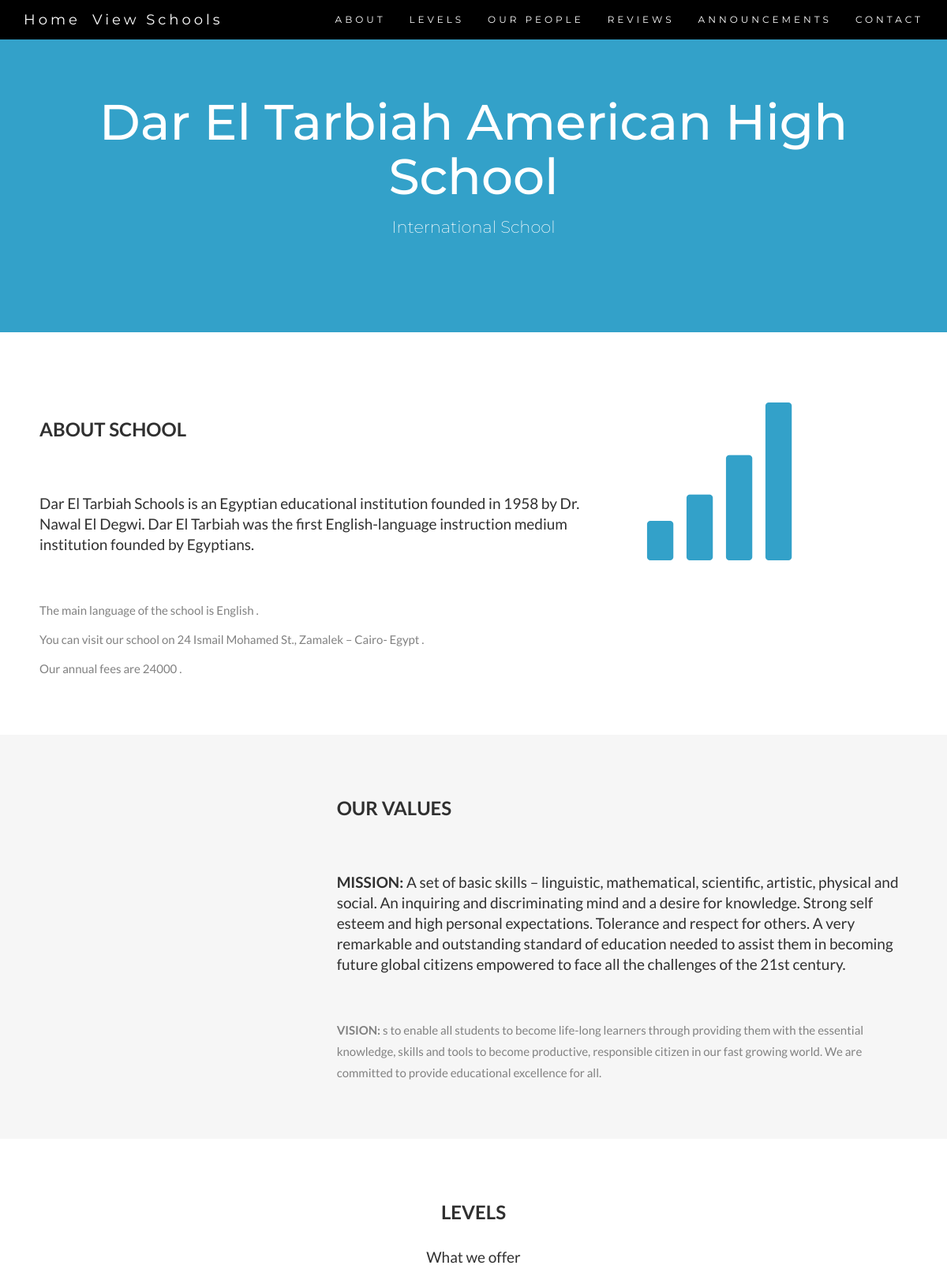
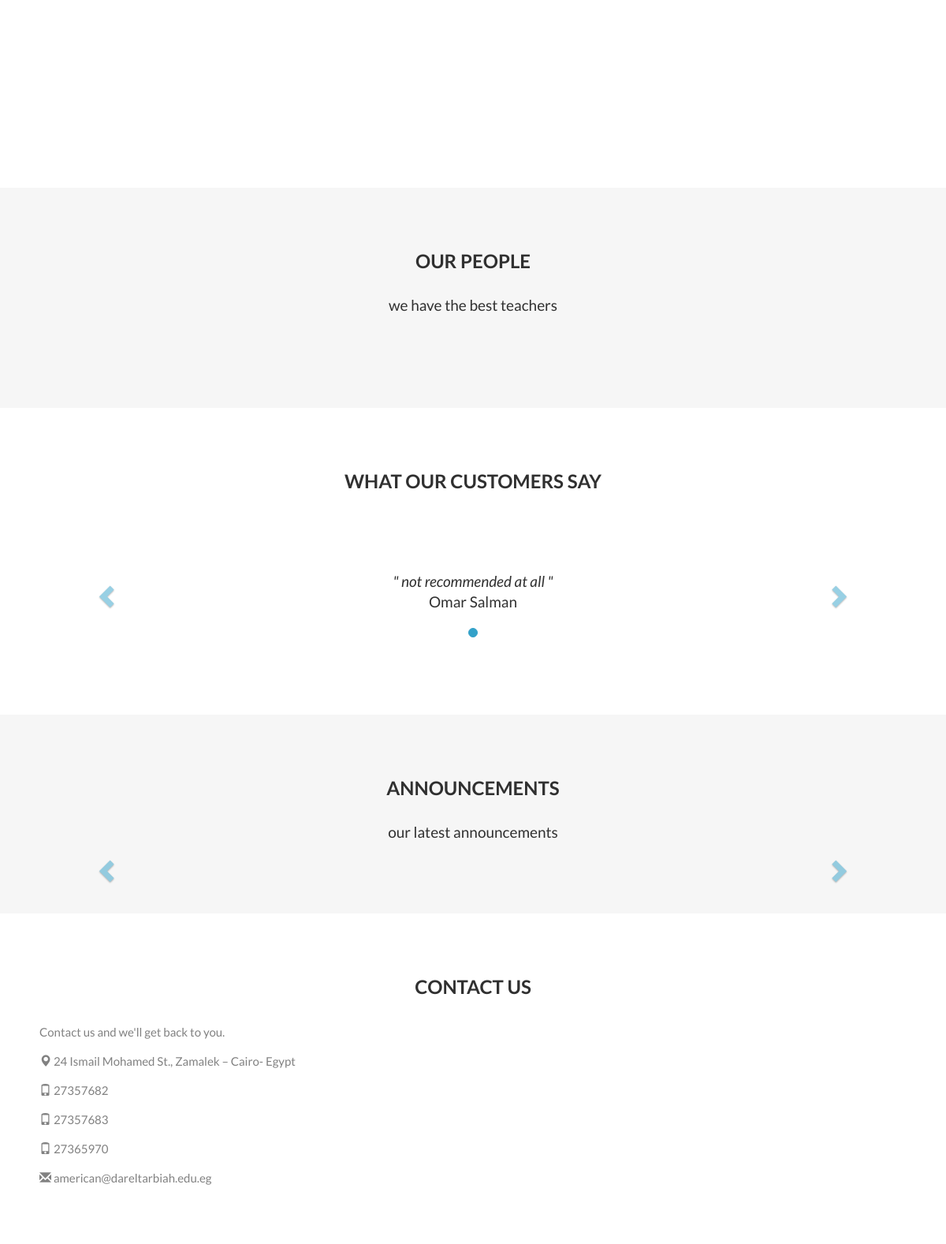
Page /website/school-info.php?id=7 on the committed database (2 pictures, top to bottom).
### tables this page shows
CREATE TABLE Schools (
	id INT PRIMARY KEY AUTO_INCREMENT, 
	name VARCHAR(200),
	address VARCHAR(200),  
	mission VARCHAR(500), 
	vision VARCHAR(500), 
	language VARCHAR(20), 
	general_info VARCHAR(2000), 
	fees INT, 
	type VARCHAR(20), 
	CHECK (type = 'national' OR type = 'National' OR type = 'international' OR type = 'International'),  
	email VARCHAR(50) UNIQUE 
);

CREATE TABLE Parent_Review_School (
	PRIMARY KEY (school_id, parent_id), 
	school_id INT, 
	parent_id INT, 
	review VARCHAR(200), 
	FOREIGN KEY (school_id) REFERENCES Schools(id) ON DELETE CASCADE, 
	FOREIGN KEY (parent_id) REFERENCES Parents(id) ON DELETE CASCADE 
);

CREATE TABLE Phone_School (
	PRIMARY KEY (school_id, phone),
	phone VARCHAR(100) UNIQUE, 
	school_id INT,
	FOREIGN KEY (school_id) REFERENCES Schools(id) ON DELETE CASCADE 
	
);

### website/school-info.php (the view, shortened to what this page needs)
<!DOCTYPE html>
<html lang="en">
<head>
  <link rel="stylesheet" href="https://maxcdn.bootstrapcdn.com/bootstrap/3.3.7/css/bootstrap.min.css">
</head>
<body id="myPage" data-spy="scroll" data-target=".navbar" data-offset="60">
  <?php
  $id = $_GET['id'];
  $school_name = $address = $mission = $vision = $language = $general_info = $fees = $type = $email = "";
  include  'connection-values.php';
  $stmt = mysqli_stmt_init($conn);
  if(!mysqli_stmt_prepare($stmt, 'CALL user_view_school_info(?)'))
  {
    print "Failed to prepare statement\n";
  }
  else
  {
    mysqli_stmt_bind_param($stmt, "i", $id);
    mysqli_stmt_execute($stmt);
    $result = mysqli_stmt_get_result($stmt);
    while ($row = mysqli_fetch_array($result, MYSQLI_NUM))
    {
      $school_name = $row[0];
      $address = $row[1];
      $mission = $row[2];
      $vision = $row[3];
      $language = $row[4];
      $general_info = $row[5];
      $fees = $row[6];
      $type = $row[7];
      $email = $row[8];
    }
  }
?>
  <nav class="navbar navbar-default navbar-fixed-top">
    <div class="container">
      <div class="collapse navbar-collapse" id="myNavbar">
      <a class="navbar-brand" href="index.php">Home</a>
       <a class="navbar-brand" href="view-schools.php">View Schools</a>
        <ul class="nav navbar-nav navbar-right">
          <li><a href="#about">ABOUT</a></li>
          <li><a href="#levels">LEVELS</a></li>
          <li><a href="#our_people">OUR PEOPLE</a></li>
          <li><a href="#reviews">REVIEWS</a></li>
          <li><a href="#announcements">ANNOUNCEMENTS</a></li>
          <li><a href="#contact">CONTACT</a></li>
        </ul>
      </div>
    </div>
  </nav>
  <div class="jumbotron text-center">
    <?php echo "<h1>$school_name</h1>"; ?>
    <?php echo "<p>$type School</p>"; ?>
  </div>
  <div id="about" class="container-fluid">
    <div class="row">
      <div class="col-sm-8">
        <h2>About School</h2><br>
        <?php echo "<h4>$general_info</h4><br>"; ?>
        <?php echo "<p> The main language of the school is $language .</p>"; ?>
        <?php echo "<p> You can visit our school on $address .</p>"; ?>
        <?php echo "<p> Our annual fees are $fees .</p>"; ?>
      </div>
      <div class="col-sm-4">
        <span class="glyphicon glyphicon-signal logo"></span>
      </div>
    </div>
  </div>
  <div class="container-fluid bg-grey">
    <div class="row">
      <div class="col-sm-4">
      </div>
      <div class="col-sm-8">
        <h2>Our Values</h2><br>
        <?php echo "<h4><strong>MISSION:</strong> $mission </h4><br>"; ?>
        <?php echo "<p><strong>VISION:</strong> $vision</p>"; ?>
      </div>
    </div>
  </div>
  <div id="levels" class="container-fluid text-center">
    <h2>LEVELS</h2>
    <h4>What we offer</h4>
    <br>
  </div>
  <div id="our_people" class="container-fluid text-center bg-grey">
    <h2>OUR PEOPLE</h2>
    <h4>we have the best teachers</h4>
    <br>
  </div>
  <div id="reviews" class="container-fluid text-center">
    <h2>What our customers say</h2>
    <div id="myCarousel" class="carousel slide text-center" data-ride="carousel">
      <ol class="carousel-indicators">
       <?php
       $stmt = mysqli_stmt_init($conn);
       if(!mysqli_stmt_prepare($stmt, 'CALL user_view_school_reviews(?)'))
       {
        print "Failed to prepare statement\n";
      }
      else
      {
        mysqli_stmt_bind_param($stmt, "i", $id);
        mysqli_stmt_execute($stmt);
        $result = mysqli_stmt_get_result($stmt);
        $count = 0;
        while ($row = mysqli_fetch_array($result, MYSQLI_NUM))
        {
          if($count == 0)
          {
            echo "<li data-target='#myCarousel' data-slide-to= $count class='active'></li>";
          }
          else
          {
            echo "<li data-target='#myCarousel' data-slide-to=$count></li>";
          }
          $count = $count + 1;
        }
      }
      ?>
    </ol>
    <div class="carousel-inner" role="listbox">
      <?php
      $stmt = mysqli_stmt_init($conn);
      if(!mysqli_stmt_prepare($stmt, 'CALL user_view_school_reviews(?)'))
      {
        print "Failed to prepare statement\n";
      }
      else
      {
        mysqli_stmt_bind_param($stmt, "i", $id);
        mysqli_stmt_execute($stmt);
        $result = mysqli_stmt_get_result($stmt);
        $count = 0;
        while ($row = mysqli_fetch_array($result, MYSQLI_NUM))
        {
          $cur_review = $row[0];
          $cur_parent = $row[1];
          if($count == 0)
          {
            echo " <div class='item active'>";
            echo "<h4> &quot $cur_review &quot <br><span style='font-style:normal;'> $cur_parent </span></h4>";
          }
          else
          {
            echo " <div class='item'>";
            echo "<h4> &quot $cur_review &quot <br><span style='font-style:normal;'> $cur_parent </span></h4>";
          }
          $count = $count + 1;
          echo '</div>';
        }
      }
      ?>
    </div>
    <a class="left carousel-control" href="#myCarousel" role="button" data-slide="prev">
      <span class="glyphicon glyphicon-chevron-left" aria-hidden="true"></span>
    </a>
    <a class="right carousel-control" href="#myCarousel" role="button" data-slide="next">
      <span class="glyphicon glyphicon-chevron-right" aria-hidden="true"></span>
    </a>
  </div>
</div>
  <div id="announcements" class="container-fluid text-center bg-grey">
    <h2>ANNOUNCEMENTS</h2>
    <h4>our latest announcements</h4>
    <div id="myCarousel2" class="carousel slide text-center" data-ride="carousel">
    <a class="left carousel-control" href="#myCarousel2" role="button" data-slide="prev">
      <span class="glyphicon glyphicon-chevron-left" aria-hidden="true"></span>
    </a>
    <a class="right carousel-control" href="#myCarousel2" role="button" data-slide="next">
      <span class="glyphicon glyphicon-chevron-right" aria-hidden="true"></span>
    </a>
  </div>
</div>
<div id="contact" class="container-fluid">
  <h2 class="text-center">CONTACT US</h2>
  <div class="row">
    <div class="col-sm-5">
      <p>Contact us and we'll get back to you.</p>
      <?php echo "<p><span class='glyphicon glyphicon-map-marker'></span> $address </p>"; ?>
      <?php
      $stmt = mysqli_stmt_init($conn);
      if(!mysqli_stmt_prepare($stmt, 'CALL user_view_school_phones(?)'))
      {
        print "Failed to prepare statement\n";
      }
      else
      {
        mysqli_stmt_bind_param($stmt, "i", $id);
        mysqli_stmt_execute($stmt);
        $result = mysqli_stmt_get_result($stmt);
        while ($row = mysqli_fetch_array($result, MYSQLI_NUM))
        {
          $cur_phone = $row[0];
          echo "<p><span class='glyphicon glyphicon-phone'></span> $cur_phone </p>";
        }
      }
      ?>
      <?php echo "<p><span class='glyphicon glyphicon-envelope'></span> $email </p>" ?>
    </div>
  </div>
</div>
</body>
</html>

### website/school-info.php (style rules this page uses)
body { font: 400 15px Lato, sans-serif; line-height: 1.8; color: #818181; }
h2 { font-size: 24px; text-transform: uppercase; color: #303030; font-weight: 600; margin-bottom: 30px; }
h4 { font-size: 19px; line-height: 1.375em; color: #303030; font-weight: 400; margin-bottom: 30px; }
.jumbotron { background-color: #33A1C9; color: #fff; padding: 100px 25px; font-family: Montserrat, sans-serif; }
.container-fluid { padding: 60px 50px; }
.bg-grey { background-color: #f6f6f6; }
.logo { color: #33A1C9; font-size: 200px; }
.carousel-control.right, .carousel-control.left { background-image: none; color: #33A1C9; }
.carousel-indicators li { border-color: #33A1C9; }
.carousel-indicators li.active { background-color: #33A1C9; }
.item h4 { font-size: 19px; line-height: 1.375em; font-weight: 400; font-style: italic; margin: 70px 0; }
.item span { font-style: normal; }
.navbar { margin-bottom: 0; background-color: #000000; z-index: 9999; border: 0; font-size: 12px !important; line-height: 1.42857143 !important; letter-spacing: 4px; border-radius: 0; font-family: Montserrat, sans-serif; }
.navbar li a, .navbar .navbar-brand { color: #fff !important; }
.navbar li a, .navbar .navbar-middle { color: #fff !important; }
.slide { animation-name: slide; -webkit-animation-name: slide; animation-duration: 1s; -webkit-animation-duration: 1s; visibility: visible; }

### rows in the picture
schools: name "Dar El Tarbiah American High School", type "International", general_info "Dar El Tarbiah Schools is an Egyptian educational institution founded in 1958 by Dr. Nawal El Degwi. Dar El Tarbiah was the first English-language instruction medium institution founded by Egyptians.", language "English", address "24 Ismail Mohamed St., Zamalek – Cairo- Egypt", fees "24000", mission "A set of basic skills – linguistic, mathematical, scientific, artistic, physical and social. An inquiring and discriminating mind and a desire for knowledge. Strong self esteem and high personal expectations. Tolerance and respect for others. A very remarkable and outstanding standard of education needed to assist them in becoming future global citizens empowered to face all the challenges of the 21st century.", vision "s to enable all students to become life-long learners through providing them with the essential knowledge, skills and tools to become productive, responsible citizen in our fast growing world. We are committed to provide educational excellence for all.", email "american@dareltarbiah.edu.eg"
parent_review_school: review "not recommended at all", cur_parent "Omar Salman"
phone_school: phone "27357682"
phone_school: phone "27357683"
phone_school: phone "27365970"
